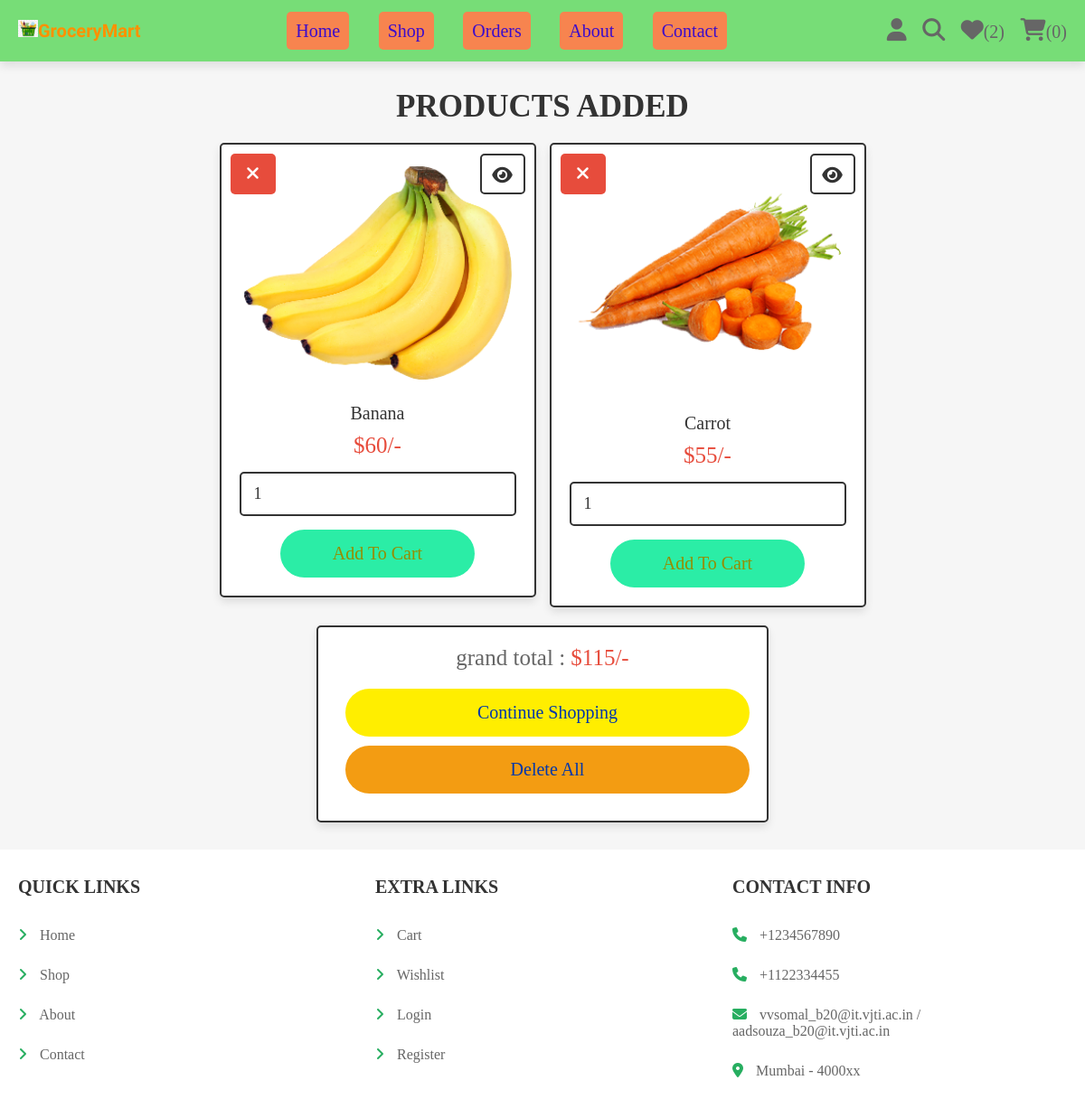
Page /wishlist.php (signed in) on the committed database.
### tables this page shows
CREATE TABLE `wishlist` (
  `id` int(100) NOT NULL,
  `user_id` int(100) NOT NULL,
  `pid` int(100) NOT NULL,
  `name` varchar(100) NOT NULL,
  `price` int(100) NOT NULL,
  `image` varchar(100) NOT NULL
);

### wishlist.php (the view, shortened to what this page needs)
<?php
@include 'config.php';
$user_id = $_SESSION['user_id'];
?>
<!DOCTYPE html>
<html lang="en">
<head>
   <link rel="stylesheet" href="https://cdnjs.cloudflare.com/ajax/libs/font-awesome/6.1.1/css/all.min.css">
   <link rel="stylesheet" href="css/style.css">
</head>
<body>
<?php include 'header.php'; ?>
<section class="wishlist">
   <h1 class="title">products added</h1>
   <div class="box-container">
   <?php
      $grand_total = 0;
      $select_wishlist = $conn->prepare("SELECT * FROM `wishlist` WHERE user_id = ?");
      $select_wishlist->execute([$user_id]);
      if($select_wishlist->rowCount() > 0){
         while($fetch_wishlist = $select_wishlist->fetch(PDO::FETCH_ASSOC)){
   ?>
   <form action="" method="POST" class="box">
      <a href="wishlist.php?delete=<?= $fetch_wishlist['id']; ?>" class="fas fa-times" onclick="return confirm('delete this from wishlist?');"></a>
      <a href="view_page.php?pid=<?= $fetch_wishlist['pid']; ?>" class="fas fa-eye"></a>
      <img src="uploaded_img/<?= $fetch_wishlist['image']; ?>" alt="">
      <div class="name"><?= $fetch_wishlist['name']; ?></div>
      <div class="price">$<?= $fetch_wishlist['price']; ?>/-</div>
      <input type="number" min="1" value="1" class="qty" name="p_qty">
      <input type="submit" value="add to cart" name="add_to_cart" class="btn">
   </form>
   <?php
      $grand_total += $fetch_wishlist['price'];
      }
   }else{
      echo '<p class="empty">your wishlist is empty</p>';
   }
   ?>
   </div>
   <div class="wishlist-total">
      <p>grand total : <span>$<?= $grand_total; ?>/-</span></p>
      <a href="shop.php" class="option-btn">continue shopping</a>
      <a href="wishlist.php?delete_all" class="delete-btn <?= ($grand_total > 1)?'':'disabled'; ?>">delete all</a>
   </div>
</section>
<?php include 'footer.php'; ?>
</body>
</html>

### css/style.css (style rules this page uses)
.wishlist .box-container { display: grid; grid-template-columns: repeat(auto-fit, 35rem); gap:1.5rem; justify-content: center; align-items: flex-start; }
.wishlist .box-container .box { padding:2rem; text-align: center; border:var(--border); background-color: var(--white); box-shadow: var(--box-shadow); border-radius: .5rem; position: relative; }
.wishlist .box-container .box .price { padding:1rem 0; color:var(--red); font-size: 2.5rem; }
.wishlist .box-container .box .fa-eye { position: absolute; top:1rem; right:1rem; border-radius: .5rem; height: 4.5rem; line-height: 4.3rem; width: 5rem; border:var(--border); color:var(--black); font-size: 2rem; background-color: var(--white); }
.wishlist .box-container .box .fa-times { position: absolute; top:1rem; left:1rem; border-radius: .5rem; height: 4.5rem; line-height: 4.3rem; width: 5rem; color:var(--white); font-size: 2rem; background-color: var(--red); }
.wishlist .box-container .box img { width: 100%; margin-bottom: 1rem; }
.wishlist .box-container .box .name { font-size: 2rem; color:var(--black); padding-top: 1rem; }
.wishlist .box-container .box .qty { margin:.5rem 0; border-radius: .5rem; padding:1.2rem 1.4rem; font-size: 1.8rem; color:var(--black); border:var(--border); width: 100%; }
.wishlist .wishlist-total { max-width: 50rem; margin: 0 auto; margin-top: 2rem; padding:2rem; text-align: center; border:var(--border); background-color: var(--white); box-shadow: var(--box-shadow); border-radius: .5rem; }
.wishlist .wishlist-total p { margin-bottom: 2rem; font-size: 2.5rem; color:var(--light-color); }
.wishlist .wishlist-total p span { color:var(--red); }

### css/components.css (style rules this page uses)
:root { --green:#27ae60; --orange:#f39c12; --red:#e74c3c; --black:#333; --light-color:#666; --white:#fff; --light-bg:#f6f6f6; --border:.2rem solid var(--black); --box-shadow:0 .5rem 1rem rgba(0,0,0,.1); }
* { font-family:Georgia, 'Times New Roman', Times, serif; margin:0; padding:0; box-sizing: border-box; outline: none; border:none; text-decoration: none; color:var(--black); }
body { background-color: var(--light-bg); }
html { font-size: 62.5%; overflow-x: hidden; scroll-behavior: smooth; scroll-padding-top: 6.5rem; }
section { padding:3rem 2rem; max-width: 1200px; margin:0 auto; }
.btn, .delete-btn, .option-btn { display: block; width: 98%; margin:1rem; border-radius:3rem; color:rgb(2, 55, 170); font-size: 2rem; padding:1.5rem; text-transform: capitalize; cursor: pointer; text-align: center; }
.btn { display: block; width: 70%; padding: 15px 20px; margin:auto; margin-top:10px; text-align: center; border: none; background: #2beda6; outline: none; border-radius: 30px; font-size: 2rem; color: rgb(149, 141, 0); cursor: pointer; transition: .3s; }
.delete-btn { background-color: #f39c12; }
.option-btn { background-color: rgb(255, 238, 0); }
.title { text-align: center; margin-bottom: 2rem; text-transform: uppercase; color:var(--black); font-size: 3.5rem; }

### rows in the picture
wishlist: image (picture), name "Banana", price "60"
wishlist: image (picture), name "Carrot", price "55"

### other values in the picture
$count_wishlist_items->rowCount() "2"
$count_cart_items->rowCount() "0"
$grand_total "115"
